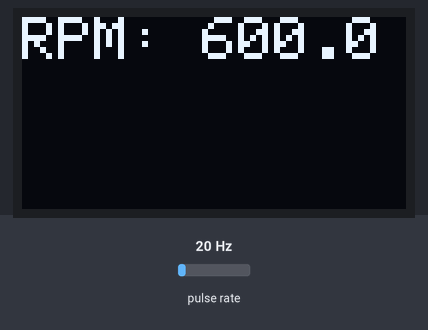
This sketch was run on a simulated ESP32. Shown: 128×64 one-colour display. Wiring (inferred from the names in the program): pulse sensor: data GPIO 16. The test bench sets the inputs (shaded band); at power-on: pulse rate 20 Hz.

Above: at 2.6 s.
2.7 s: pulse rate (sensor on GPIO 16) set to 4 Hz
At 5.0 s:
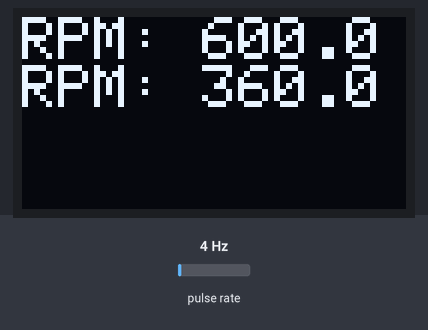
5.6 s: pulse rate (sensor on GPIO 16) set to 50 Hz
At 7.4 s:
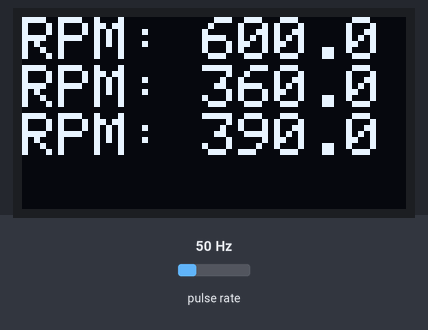
8.6 s: pulse rate (sensor on GPIO 16) set to 150 Hz
At 11.2 s:
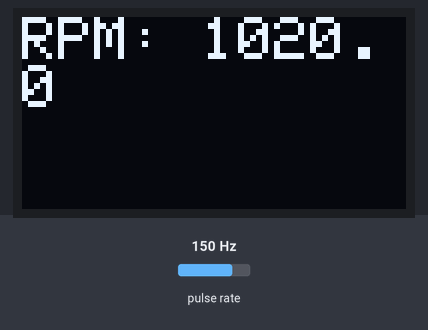
Timing chart, 0 to 12.7 s (numbered marks = the images above; inputs shaded):
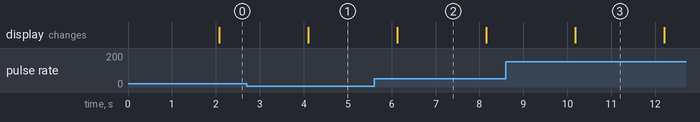

Measured:
- after the input at 2.7 s, the display: changes after 1.4 s (image 1)
- what the display in image 2 shows lasts 2.1 s, from 6.1 s to 8.2 s

The sketch:

rpm_v2.ino
```cpp
#include <Wire.h>
#include <Adafruit_GFX.h>
#include <Adafruit_SSD1306.h>

#define SCREEN_WIDTH 128
#define SCREEN_HEIGHT 64
#define OLED_RESET -1
Adafruit_SSD1306 display(SCREEN_WIDTH, SCREEN_HEIGHT, &Wire, OLED_RESET);

volatile unsigned long count = 0;  // Raw interrupt counts
unsigned long lastDebounceTime = 0;
const int sample_tim = 2000;
const int debounce_delay = 60;    // 200ms debounce in loop
int value = 0;
float rpm = 0;
const int ir = 16;
unsigned long lastTime = 0;
int lineCount = 0;
int lastState = HIGH;              // Track sensor state
unsigned long debouncedCount = 0;  // Debounced pulse count

void IRAM_ATTR countPulse() {
  count++;  // Raw count on every FALLING edge
}

void setup() {
  pinMode(ir, INPUT);
  display.begin(SSD1306_SWITCHCAPVCC, 0x3C);  // Initialize OLED, no error check
  display.clearDisplay();
  display.setTextSize(2);
  display.setTextColor(SSD1306_WHITE);
  display.setCursor(0, 0);
  //display.println("RPM Meter");
  display.display();
  attachInterrupt(digitalPinToInterrupt(ir), countPulse, FALLING);
  lastTime = millis();
  lastDebounceTime = millis();
}

void loop() {
  int currentState = digitalRead(ir);  // Read sensor

  // Debounce logic in loop
  if (currentState == LOW && lastState == HIGH) {  // FALLING edge
    if ((millis() - lastDebounceTime) >= debounce_delay) {
      debouncedCount++;
      lastDebounceTime = millis();
    }
  }
  lastState = currentState;

  // Update RPM and OLED every 2 seconds
  if (millis() - lastTime >= sample_tim) {
    noInterrupts();
    value = debouncedCount;
    debouncedCount = 0;
    interrupts();
    rpm = (float)value * (60000 / sample_tim);

    if (lineCount >= 4) {
      display.clearDisplay();
      lineCount = 0;
    }
    display.setCursor(0, lineCount * 16);
    display.print("RPM: ");
    display.println(rpm, 1);
    display.display();
    lineCount++;

    lastTime = millis();
  }
}
```
